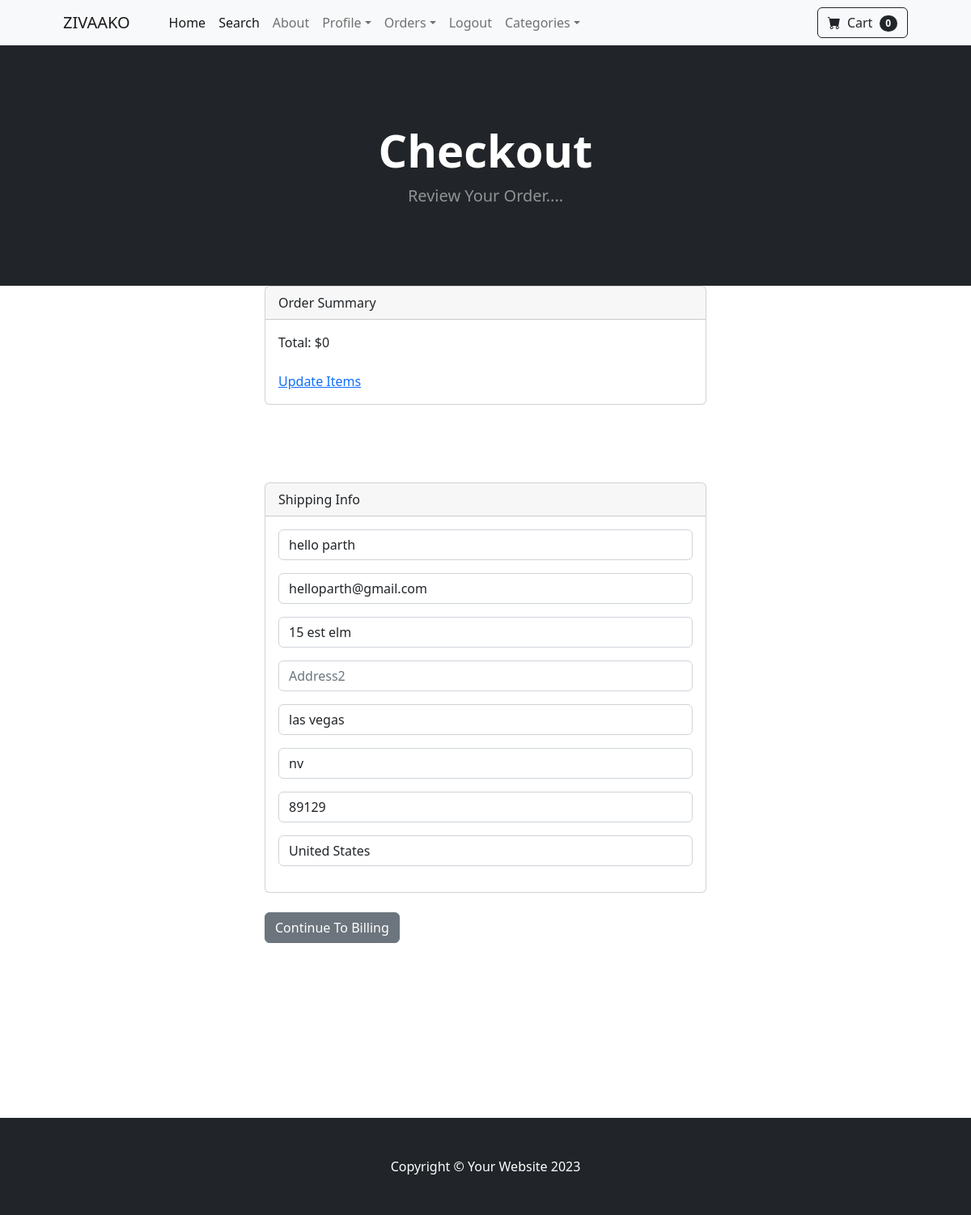
/payment/checkout (signed in), run on the app's committed database.
### payment/models.py (models this page shows, shortened)
class ShippingAddress(models.Model):
	user = models.ForeignKey(User, on_delete=models.CASCADE, null=True, blank=True)
	shipping_full_name = models.CharField(max_length=255)
	shipping_email = models.CharField(max_length=255)
	shipping_address1 = models.CharField(max_length=255)
	shipping_address2 = models.CharField(max_length=255, null=True, blank=True)
	shipping_city = models.CharField(max_length=255)
	shipping_state = models.CharField(max_length=255, null=True, blank=True)
	shipping_zipcode = models.CharField(max_length=255, null=True, blank=True)
	shipping_country = models.CharField(max_length=255)
	class Meta:
		verbose_name_plural = "Shipping Address"

### payment/views.py (the view)
# urls.py: path('checkout', views.checkout, name='checkout'),
def checkout(request):
    cart = Cart(request)
    cart_products = cart.get_prods
    quantities = cart.get_quants
    totals = cart.cart_total()
    if request.user.is_authenticated:
        shipping_user = ShippingAddress.objects.get(user__id=request.user.id)
        shipping_form = ShippingForm(request.POST or None, instance=shipping_user)
        return render(request, "payment/checkout.html", {"cart_products":cart_products, "quantities":quantities, "totals":totals, "shipping_form":shipping_form })
    else:
        shipping_form = ShippingForm(request.POST or None)
        return render(request, "payment/checkout.html", {"cart_products":cart_products, "quantities":quantities, "totals":totals, "shipping_form":shipping_form } )

### cart/cart.py (called while the page is built, shortened)
    def __len__(self):  # ✅ Yeh method add karna hai
        return len(self.cart)

    def cart_total(self):
      product_ids = self.cart.keys()
      products = Product.objects.filter(id__in=product_ids)
      quantities = self.cart
      total = 0
      print(f"Total Cart Price: {total}")  # Debug
      return total  # Yeh return loop ke bahar hona chahiye

    def get_prods(self):
          product_ids = self.cart.keys()
          products = Product.objects.filter(id__in=product_ids)
          return products

### cart/context_processors.py (called while the page is built)
def cart(request):
    return{'cart': Cart(request)}

### payment/templates/payment/checkout.html (shortened to what this page needs)
{% extends 'base.html' %}
{% load static %}
{% block content %}
        <header class="bg-dark py-5">
            <div class="container px-4 px-lg-5 my-5">
                <div class="text-center text-white">
                    <h1 class="display-4 fw-bolder">Checkout</h1>
                    <p class="lead fw-normal text-white-50 mb-0">Review Your Order....</p>
                </div>
            </div>
        </header>
        <div class="container">
            <div class="row">
                    <div class="col-md-6 offset-md-3">
          <div class="card">
          <div class="card-header">
            Order Summary
          </div>
          <div class="card-body">
            Total: ${{ totals }}
        <a href="{% url 'cart_summary' %}" class="btn-btn-sm btn-outline-secondary">Update Items </a>
        </div></div>
        <div class="card">
            <div class="card-header">
              Shipping Info
            </div>
            <div class="card-body">
                <form method ="POST" action="{% url 'billing_info' %}">
              {{ shipping_form.as_p }}
            </div>
          </div>
          <br/>
          <button type="submit" class="btn btn-secondary">Continue To Billing </button>
          <br/><br/>
          </div>
        </div>
    </div>
{% endblock %}

### data on the page
ShippingAddress: shipping_full_name "hello parth", shipping_email "helloparth@gmail.com", shipping_address1 "15 est elm", shipping_city "las vegas", shipping_state "nv", shipping_zipcode "89129", shipping_country "United States"

### other printed values
{{ cart|length }} "0"
{{ totals }} "0"
